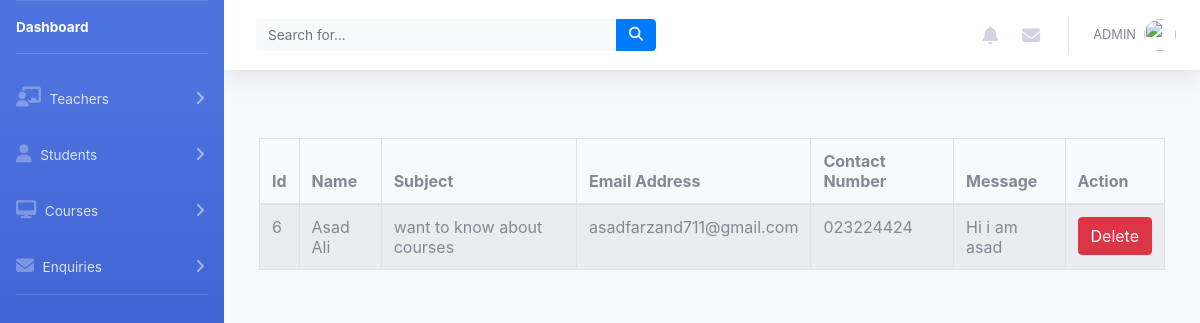
Page /Admin/enquiries.php on the committed database.
### tables this page shows
CREATE TABLE `contactus` (
  `id` int(11) NOT NULL,
  `name` varchar(50) NOT NULL,
  `subject` varchar(100) NOT NULL,
  `email` varchar(50) NOT NULL,
  `phone` varchar(50) NOT NULL,
  `Message` text NOT NULL
);

### Admin/enquiries.php (the view, shortened to what this page needs)
<?php
include('../connection.php');
include('includes/links.php');
include('includes/header.php');
include('includes/sidebar.php');
?>
<!DOCTYPE html>
<html lang="en">
<head>
</head>
<body>
    <div class="container mt-5">
        <div class="card-body">
            <div class="table-responsive">
                <table class="table table-bordered table-striped">
                    <thead>
                        <tr>
                            <th>Id</th>
                            <th>Name</th>
                            <th>Subject</th>
                            <th>Email Address</th>
                            <th>Contact Number</th>
                            <th>Message</th>
                            <th>Action</th>
                        </tr>
                    </thead>
                    <tbody>
                        <?php
                        $enquiry = "SELECT* FROM contactus";
                        $result = mysqli_query($connect, $enquiry);
                        while ($contact = mysqli_fetch_assoc($result)) { ?>
                            <tr>
                                <td><?php echo $contact["id"]; ?></td>
                                <td><?php echo $contact["name"]; ?></td>
                                <td><?php echo $contact["subject"]; ?></td>
                                <td><?php echo $contact["email"]; ?></td>
                                <td><?php echo $contact["phone"]; ?></td>
                                <td><?php echo $contact["Message"]; ?></td>
                                <td><a href="edelete.php?id=<?php echo $contact["id"]; ?>" class="btn btn-danger">Delete</a></td>
                            </tr>
                        <?php
                        }
                        ?>
                    </tbody>
                </table>
            </div>
        </div>
    </div>
</body>
</html>

### rows in the picture
contactus: id "6", name "Asad Ali", subject "want to know about courses", email "asadfarzand711@gmail.com", phone "023224424", Message "Hi i am asad"
